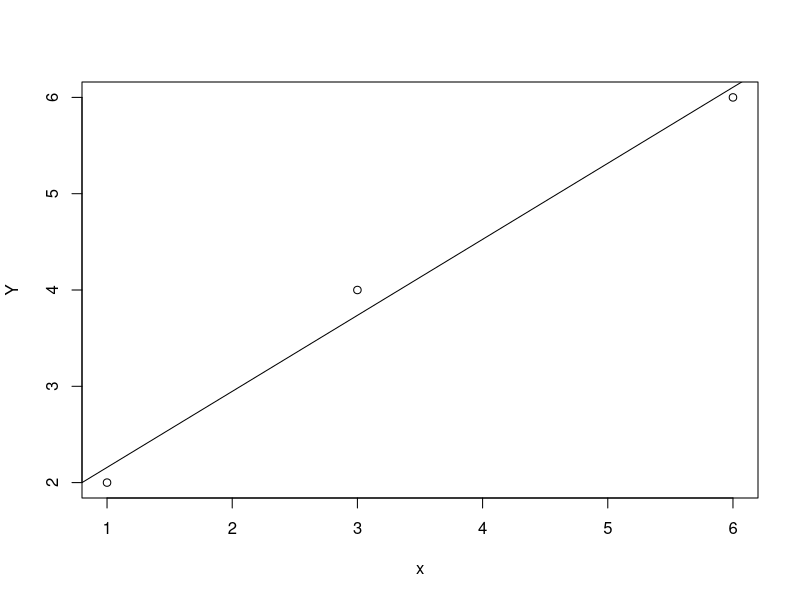

R code for this plot:
####### module 5

library(MASS)

U = c(-5, -7, 2)
V = c(4, 3, 6)
t = U %*% V
-41 + 12


x = c(1, 3, 6)
Y = c(2, 4, 6)
X = cbind(1, x)

x
X
beta = solve(t(X) %*% X) %*% t(X) %*% Y
beta
fractions(beta)

fit = lm(Y ~ x)
fit
intercpt = fit$coef[1]
fit$residuals # where the data points fall w/ regards to the line

plot(x, Y)
abline(fit$coefficients)
